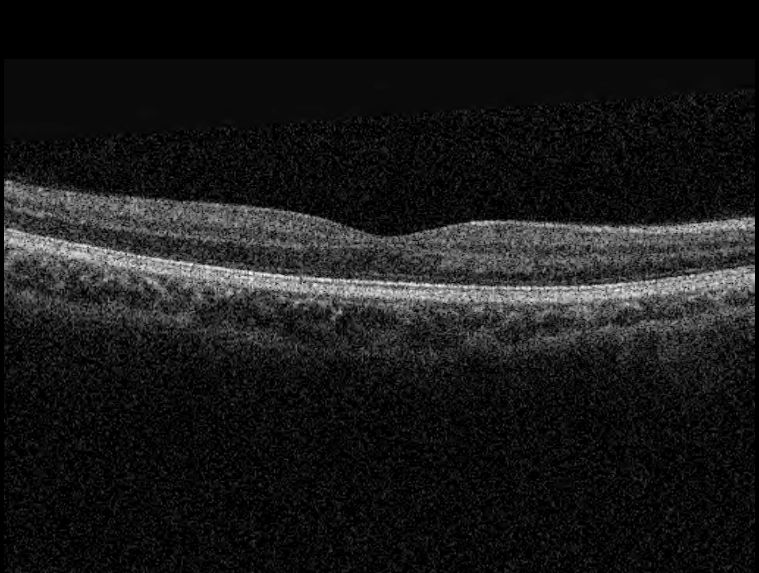
#> input picture graduation_project/clearpicture.jpeg, 759 x 573 px
$ python image_processing.py
#> lines starting #> are read from the running program, lines starting #| are printed output that depends on the picture; after the words box and inside, x2 and y2 are one past the last pixel; in counts of white or black regions, pixels touching at a corner belong together
#> further down, srcImage is the input picture: shape (573, 759, 3); min 0, max 254, mean 25.1

from numpy import *
from scipy import *
import numpy as np
import cv2


def SaltAndPepper(src, percetage):
    NoiseImg = src
    NoiseNum = int(percetage * src.shape[0] * src.shape[1])
    for i in range(NoiseNum):
        randX = random.random_integers(0, src.shape[0] - 1)
        randY = random.random_integers(0, src.shape[1] - 1)
        if random.random_integers(0, 1) == 0:
            NoiseImg[randX, randY] = 0
        else:
            NoiseImg[randX, randY] = 255
    return NoiseImg


#定义添加高斯噪声的函数
def addGaussianNoise(image,percetage):
#> called with percetage = 0.3
    G_Noiseimg = image
    G_NoiseNum=int(percetage*image.shape[0]*image.shape[1])
#> G_NoiseNum = 130472
    for i in range(G_NoiseNum):
        temp_x = np.random.randint(20,40)
        temp_y = np.random.randint(20,40)
        G_Noiseimg[temp_x][temp_y] = 255
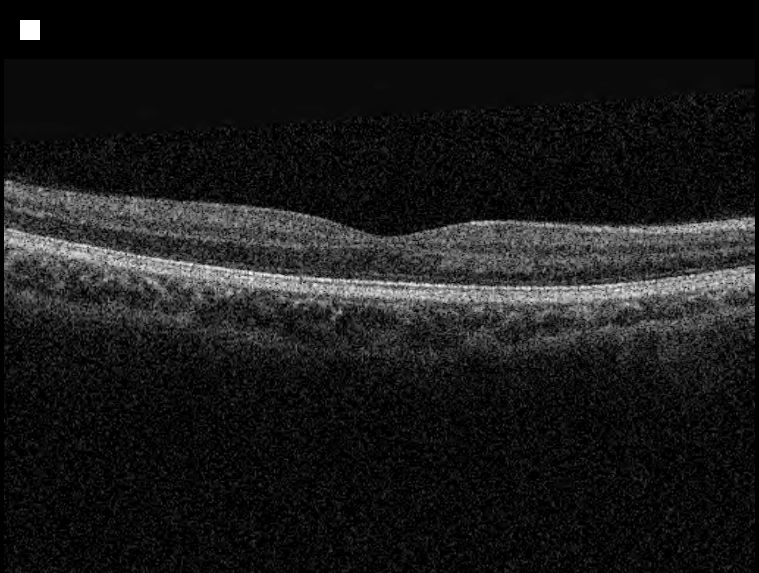
#> G_Noiseimg: shape (573, 759, 3); 0.09% of pixels changed, all inside (x1, y1, x2, y2) = (20, 20, 40, 40)
    return G_Noiseimg


if __name__ == "__main__":
    srcImage = cv2.imread("clearpicture.jpeg")
    cv2.namedWindow("Original image")
    cv2.imshow("Original image", srcImage)

    grayImage = srcImage
   # grayImage = cv2.cvtColor(srcImage, cv2.COLOR_BGR2GRAY)  # 灰度变换
   # cv2.imshow("grayimage", grayImage)

    gauss_noiseImage = addGaussianNoise(grayImage, 0.3)  # 添加10%的高斯噪声
    cv2.imshow("Add_GaussianNoise Image", gauss_noiseImage)
    cv2.imwrite("Glena.jpg ", gauss_noiseImage)

    SaltAndPepper_noiseImage = SaltAndPepper(grayImage, 0.1)  # 再添加10%的椒盐噪声
#> after the loop in SaltAndPepper, `for i in range(NoiseNum):`:
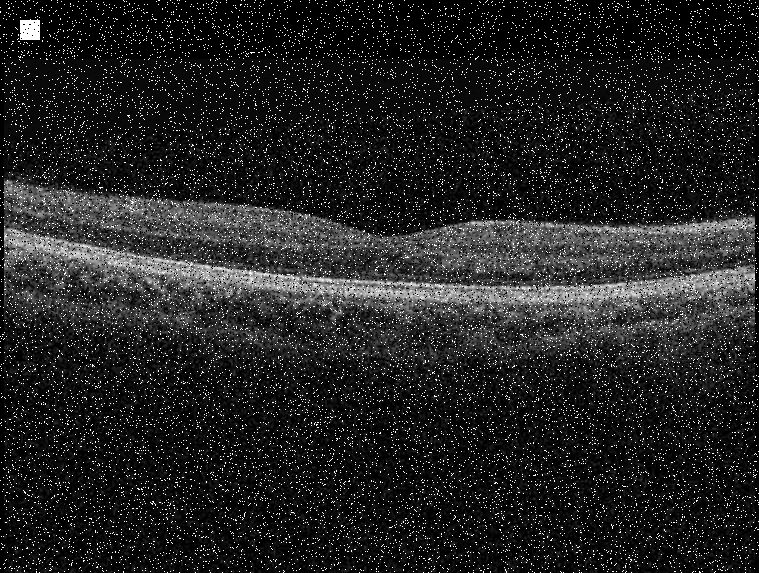
#> NoiseImg: shape (573, 759, 3); 8.65% of pixels changed, all inside (x1, y1, x2, y2) = (0, 0, 759, 573)
    cv2.imshow("Add_SaltAndPepperNoise Image", SaltAndPepper_noiseImage)

    cv2.waitKey(0)
    cv2.destroyAllWindows()
